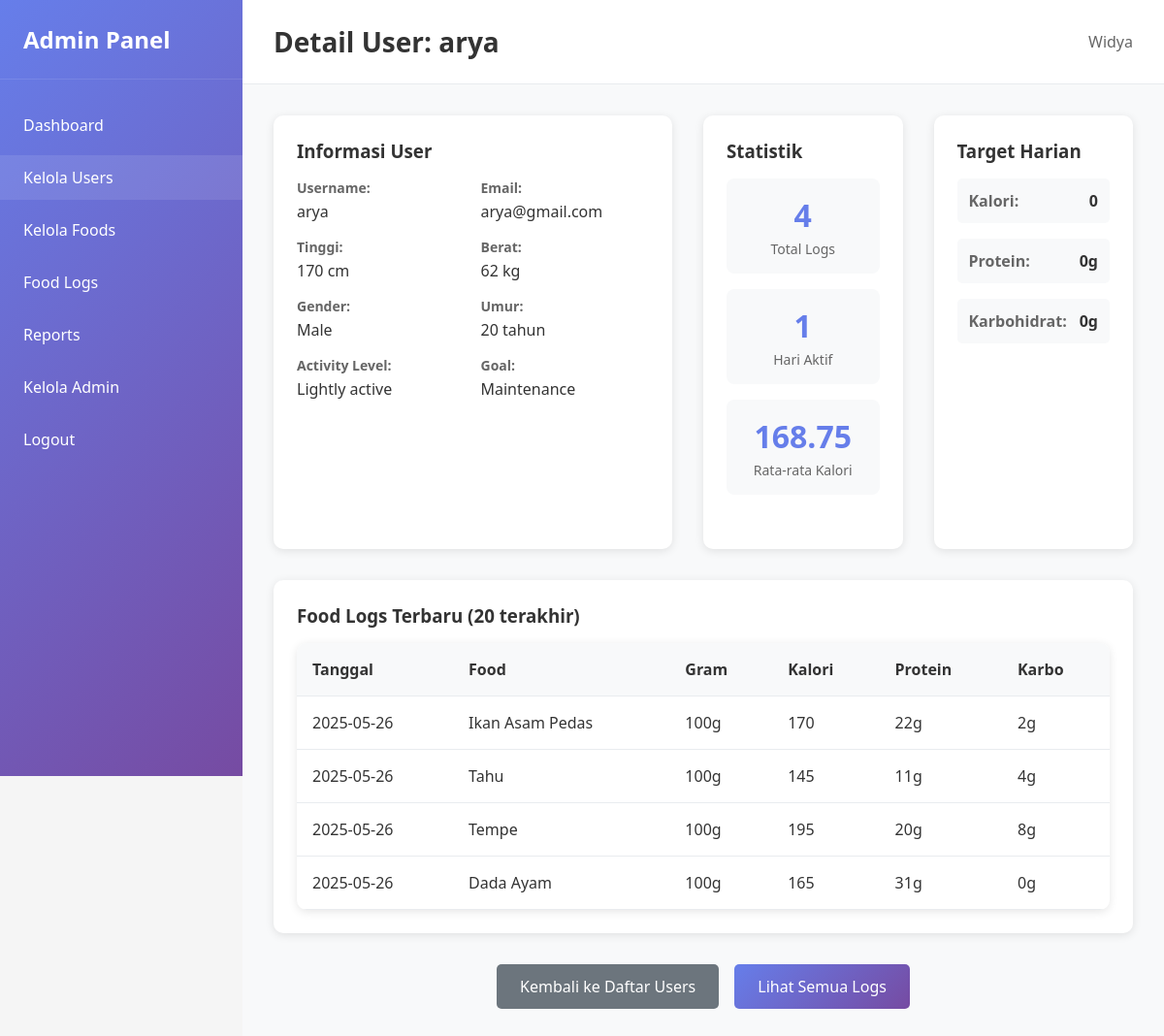
The app's page /user-detail1.php?id=29 (signed in) with its own data.
### tables this page shows
CREATE TABLE `users` (
  `id` int(11) NOT NULL,
  `username` varchar(50) NOT NULL,
  `password` varchar(255) NOT NULL,
  `email` varchar(100) NOT NULL,
  `height_cm` float NOT NULL,
  `weight_cm` float DEFAULT NULL,
  `gender` enum('male','female') NOT NULL DEFAULT 'male',
  `age` int(11) NOT NULL,
  `activity_level` enum('sedentary','lightly_active','moderately_active','very_active','extremely_active') DEFAULT NULL,
  `goal` enum('weight loss','maintenance','bulking') NOT NULL,
  `daily_calorie_limit` float NOT NULL DEFAULT 0,
  `daily_protein_limit` float NOT NULL DEFAULT 0,
  `daily_carb_limit` float NOT NULL DEFAULT 0
);

CREATE TABLE `food_logs` (
  `id` int(11) NOT NULL,
  `user_id` int(11) NOT NULL,
  `food_id` int(11) NOT NULL,
  `grams` float NOT NULL,
  `log_date` date DEFAULT NULL
);

CREATE TABLE `foods` (
  `id` int(11) NOT NULL,
  `name` varchar(100) NOT NULL,
  `calories` float NOT NULL,
  `protein` float NOT NULL,
  `carbs` float NOT NULL
);

### config/session.php (called while the page is built, shortened)
<?php
function getAdminData() {
    if (isset($_SESSION['admin_data'])) {
        return $_SESSION['admin_data'];
    }
    return null;
}
?>

### user-detail1.php (the view, shortened to what this page needs)
<?php
require_once 'config/session.php';
$database = new Database();
$db = $database->getConnection();
$user_id = isset($_GET['id']) ? (int)$_GET['id'] : 0;
$query = "SELECT * FROM users WHERE id = :user_id";
$stmt = $db->prepare($query);
$stmt->bindParam(':user_id', $user_id);
$stmt->execute();
$user = $stmt->fetch(PDO::FETCH_ASSOC);
$query = "SELECT fl.*, f.name as food_name, f.calories, f.protein, f.carbs,
          ROUND((fl.grams / 100) * f.calories, 2) as total_calories,
          ROUND((fl.grams / 100) * f.protein, 2) as total_protein,
          ROUND((fl.grams / 100) * f.carbs, 2) as total_carbs
          FROM food_logs fl
          JOIN foods f ON fl.food_id = f.id
          WHERE fl.user_id = :user_id
          ORDER BY fl.log_date DESC, fl.id DESC
          LIMIT 20";
$stmt = $db->prepare($query);
$stmt->bindParam(':user_id', $user_id);
$stmt->execute();
$food_logs = $stmt->fetchAll(PDO::FETCH_ASSOC);
$query = "SELECT
          COUNT(fl.id) as total_logs,
          COUNT(DISTINCT fl.log_date) as active_days,
          ROUND(AVG((fl.grams / 100) * f.calories), 2) as avg_calories_per_log
          FROM food_logs fl
          JOIN foods f ON fl.food_id = f.id
          WHERE fl.user_id = :user_id";
$stmt = $db->prepare($query);
$stmt->bindParam(':user_id', $user_id);
$stmt->execute();
$stats = $stmt->fetch(PDO::FETCH_ASSOC);
$admin_data = getAdminData();
?>
<!DOCTYPE html>
<html lang="id">
<head>
    <link rel="stylesheet" href="assets/css/admin.css">
</head>
<body>
    <div class="admin-layout">
        <nav class="sidebar">
            <div class="sidebar-header">
                <h2>Admin Panel</h2>
            </div>
            <ul class="sidebar-menu">
                <li><a href="dashboard1.php">Dashboard</a></li>
                <li><a href="users1.php" class="active">Kelola Users</a></li>
                <li><a href="foods1.php">Kelola Foods</a></li>
                <li><a href="food-logs1.php">Food Logs</a></li>
                <li><a href="reports1.php">Reports</a></li>
                <li><a href="admins1.php">Kelola Admin</a></li>
                <li><a href="logout1.php">Logout</a></li>
            </ul>
        </nav>
        <main class="main-content">
            <header class="content-header">
                <h1>Detail User: <?php echo htmlspecialchars($user['username']); ?></h1>
                <div class="admin-info">
                    <span><?php echo htmlspecialchars($admin_data['admin_name']); ?></span>
                </div>
            </header>
            <div class="content-body">
                <div class="user-detail-grid">
                    <div class="user-info-card">
                        <h3>Informasi User</h3>
                        <div class="info-grid">
                            <div class="info-item">
                                <label>Username:</label>
                                <span><?php echo htmlspecialchars($user['username']); ?></span>
                            </div>
                            <div class="info-item">
                                <label>Email:</label>
                                <span><?php echo htmlspecialchars($user['email']); ?></span>
                            </div>
                            <div class="info-item">
                                <label>Tinggi:</label>
                                <span><?php echo $user['height_cm']; ?> cm</span>
                            </div>
                            <div class="info-item">
                                <label>Berat:</label>
                                <span><?php echo $user['weight_cm']; ?> kg</span>
                            </div>
                            <div class="info-item">
                                <label>Gender:</label>
                                <span><?php echo ucfirst($user['gender']); ?></span>
                            </div>
                            <div class="info-item">
                                <label>Umur:</label>
                                <span><?php echo $user['age']; ?> tahun</span>
                            </div>
                            <div class="info-item">
                                <label>Activity Level:</label>
                                <span><?php echo ucfirst(str_replace('_', ' ', $user['activity_level'])); ?></span>
                            </div>
                            <div class="info-item">
                                <label>Goal:</label>
                                <span><?php echo ucfirst(str_replace('_', ' ', $user['goal'])); ?></span>
                            </div>
                        </div>
                    </div>
                    <div class="user-stats-card">
                        <h3>Statistik</h3>
                        <div class="stats-grid">
                            <div class="stat-item">
                                <div class="stat-number"><?php echo $stats['total_logs'] ?? 0; ?></div>
                                <div class="stat-label">Total Logs</div>
                            </div>
                            <div class="stat-item">
                                <div class="stat-number"><?php echo $stats['active_days'] ?? 0; ?></div>
                                <div class="stat-label">Hari Aktif</div>
                            </div>
                            <div class="stat-item">
                                <div class="stat-number"><?php echo $stats['avg_calories_per_log'] ?? 0; ?></div>
                                <div class="stat-label">Rata-rata Kalori</div>
                            </div>
                        </div>
                    </div>
                    <div class="user-limits-card">
                        <h3>Target Harian</h3>
                        <div class="limits-grid">
                            <div class="limit-item">
                                <label>Kalori:</label>
                                <span><?php echo $user['daily_calorie_limit']; ?></span>
                            </div>
                            <div class="limit-item">
                                <label>Protein:</label>
                                <span><?php echo $user['daily_protein_limit']; ?>g</span>
                            </div>
                            <div class="limit-item">
                                <label>Karbohidrat:</label>
                                <span><?php echo $user['daily_carb_limit']; ?>g</span>
                            </div>
                        </div>
                    </div>
                </div>
                <div class="recent-logs-section">
                    <h3>Food Logs Terbaru (20 terakhir)</h3>
                    <div class="table-container">
                        <table class="data-table">
                            <thead>
                                <tr>
                                    <th>Tanggal</th>
                                    <th>Food</th>
                                    <th>Gram</th>
                                    <th>Kalori</th>
                                    <th>Protein</th>
                                    <th>Karbo</th>
                                </tr>
                            </thead>
                            <tbody>
                                <?php if (empty($food_logs)): ?>
                                <tr>
                                    <td colspan="6" style="text-align: center; padding: 2rem;">
                                        User belum memiliki food logs
                                    </td>
                                </tr>
                                <?php else: ?>
                                    <?php foreach ($food_logs as $log): ?>
                                    <tr>
                                        <td><?php echo $log['log_date']; ?></td>
                                        <td><?php echo htmlspecialchars($log['food_name']); ?></td>
                                        <td><?php echo $log['grams']; ?>g</td>
                                        <td><?php echo $log['total_calories']; ?></td>
                                        <td><?php echo $log['total_protein']; ?>g</td>
                                        <td><?php echo $log['total_carbs']; ?>g</td>
                                    </tr>
                                    <?php endforeach; ?>
                                <?php endif; ?>
                            </tbody>
                        </table>
                    </div>
                </div>
                <div class="user-actions">
                    <a href="users1.php" class="btn btn-secondary">Kembali ke Daftar Users</a>
                    <a href="food-logs1.php?search=<?php echo urlencode($user['username']); ?>" class="btn btn-primary">Lihat Semua Logs</a>
                </div>
            </div>
        </main>
    </div>
</body>
</html>

### assets/css/admin.css (style rules this page uses)
* { margin: 0; padding: 0; box-sizing: border-box; }
body { font-family: "Segoe UI", Tahoma, Geneva, Verdana, sans-serif; background-color: #f5f5f5; color: #333; }
.admin-layout { display: flex; min-height: 100vh; }
.sidebar { width: 250px; background: linear-gradient(135deg, #667eea 0%, #764ba2 100%); color: white; position: fixed; height: 100vh; overflow-y: auto; }
.sidebar-header { padding: 1.5rem; border-bottom: 1px solid rgba(255, 255, 255, 0.1); }
.sidebar-header h2 { font-size: 1.5rem; font-weight: 600; }
.sidebar-menu { list-style: none; padding: 1rem 0; }
.sidebar-menu li { margin: 0.5rem 0; }
.sidebar-menu a { display: block; padding: 0.75rem 1.5rem; color: white; text-decoration: none; transition: background-color 0.3s; }
.sidebar-menu a:hover, .sidebar-menu a.active { background-color: rgba(255, 255, 255, 0.1); }
.main-content { flex: 1; margin-left: 250px; background-color: #f8f9fa; }
.content-header { background: white; padding: 1.5rem 2rem; border-bottom: 1px solid #e9ecef; display: flex; justify-content: space-between; align-items: center; }
.content-header h1 { font-size: 1.75rem; font-weight: 600; color: #333; }
.admin-info { color: #666; }
.content-body { padding: 2rem; }
.stats-grid { display: grid; grid-template-columns: repeat(auto-fit, minmax(250px, 1fr)); gap: 1.5rem; margin-bottom: 2rem; }
.table-container { background: white; border-radius: 10px; overflow: hidden; box-shadow: 0 2px 10px rgba(0, 0, 0, 0.1); }
.data-table { width: 100%; border-collapse: collapse; }
.data-table th, .data-table td { padding: 1rem; text-align: left; border-bottom: 1px solid #e9ecef; }
.data-table th { background-color: #f8f9fa; font-weight: 600; color: #333; }
.btn { padding: 0.75rem 1.5rem; border: none; border-radius: 5px; font-size: 1rem; cursor: pointer; text-decoration: none; display: inline-block; text-align: center; transition: all 0.3s; }
.btn-primary { background: linear-gradient(135deg, #667eea 0%, #764ba2 100%); color: white; }
.btn-secondary { background: #6c757d; color: white; }

### user-detail1.php (style rules this page uses)
.user-detail-grid { display: grid; grid-template-columns: 2fr 1fr 1fr; gap: 2rem; margin-bottom: 2rem; }
.user-info-card, .user-stats-card, .user-limits-card { background: white; padding: 1.5rem; border-radius: 10px; box-shadow: 0 2px 10px rgba(0, 0, 0, 0.1); }
.user-info-card h3, .user-stats-card h3, .user-limits-card h3 { margin-bottom: 1rem; color: #333; }
.info-grid { display: grid; grid-template-columns: 1fr 1fr; gap: 1rem; }
.info-item { display: flex; flex-direction: column; gap: 0.25rem; }
.info-item label { font-weight: 600; color: #666; font-size: 0.875rem; }
.info-item span { color: #333; }
.stats-grid { display: grid; grid-template-columns: 1fr; gap: 1rem; }
.stat-item { text-align: center; padding: 1rem; background: #f8f9fa; border-radius: 8px; }
.stat-number { font-size: 2rem; font-weight: 700; color: #667eea; margin-bottom: 0.25rem; }
.stat-label { font-size: 0.875rem; color: #666; }
.limits-grid { display: grid; gap: 1rem; }
.limit-item { display: flex; justify-content: space-between; align-items: center; padding: 0.75rem; background: #f8f9fa; border-radius: 5px; }
.limit-item label { font-weight: 600; color: #666; }
.limit-item span { font-weight: 600; color: #333; }
.recent-logs-section { background: white; padding: 1.5rem; border-radius: 10px; box-shadow: 0 2px 10px rgba(0, 0, 0, 0.1); margin-bottom: 2rem; }
.recent-logs-section h3 { margin-bottom: 1rem; color: #333; }
.user-actions { display: flex; gap: 1rem; justify-content: center; }

### records on screen
users: username "arya", email "arya@gmail.com", height_cm "170", weight_cm "62", gender "Male", age "20", activity_level "Lightly active", goal "Maintenance", daily_calorie_limit "0", daily_protein_limit "0", daily_carb_limit "0"
food_logs: log_date "2025-05-26", food.name "Ikan Asam Pedas", grams "100", total_calories "170", total_protein "22", total_carbs "2"
food_logs: log_date "2025-05-26", food.name "Tahu", grams "100", total_calories "145", total_protein "11", total_carbs "4"
food_logs: log_date "2025-05-26", food.name "Tempe", grams "100", total_calories "195", total_protein "20", total_carbs "8"
food_logs: log_date "2025-05-26", food.name "Dada Ayam", grams "100", total_calories "165", total_protein "31", total_carbs "0"

### other values on screen
$admin_data['admin_name'] "Widya"
$stats['total_logs'] "4"
$stats['active_days'] "1"
$stats['avg_calories_per_log'] "168.75"
